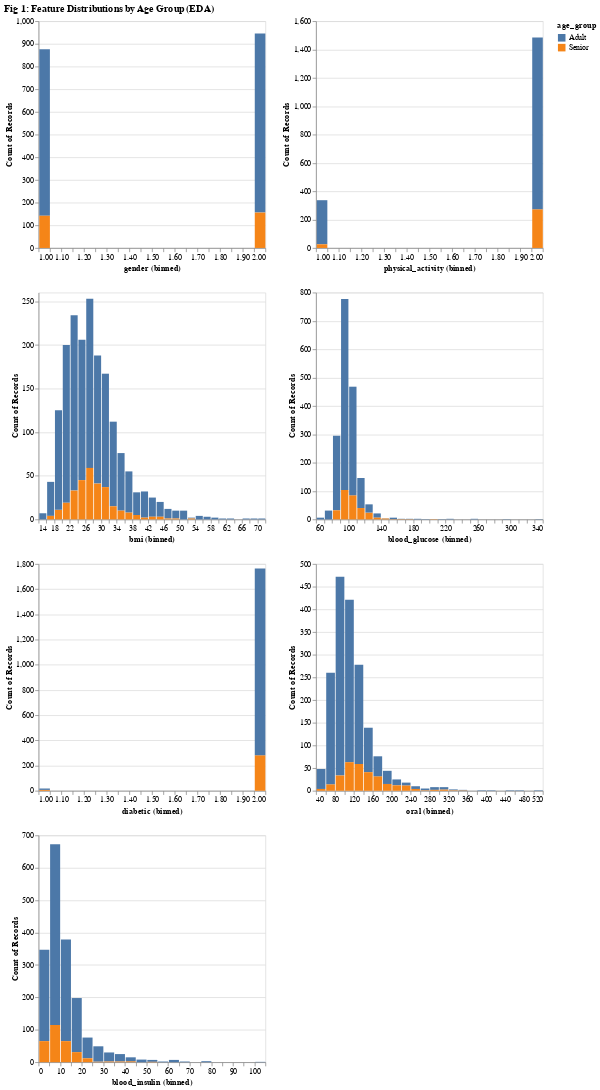

Notebook code for this chart:
### Markdown cell above
### 3.5 Visualization for EDA

### Code cell
features = X_train.columns.tolist()

alt.Chart(pd.concat([X_train, y_train], axis = 1)).mark_bar(opacity = 1).encode(
            x=alt.X(alt.repeat()).type('quantitative').bin(maxbins=40).stack(False),
            y='count()',
            color = 'age_group'
        ).repeat(
            features,
            columns = 2
        ).properties(
            title="Fig 1: Feature Distributions by Age Group (EDA)"
        )

### Figure 1 — Vega-Lite specification as saved in the notebook (floating-point values rounded to 4 significant figures; data arrays with more than 128 entries replaced by an {"elided": "..."} marker saying what was removed)
{"config": {"view": {"continuousWidth": 300, "continuousHeight": 300}}, "repeat": ["gender", "physical_activity", "bmi", "blood_glucose", "diabetic", "oral", "blood_insulin"], "spec": {"data": {"name": "data-ee54dd44fd7756d0cc4b81d93af770df"}, "mark": {"type": "bar", "opacity": 1}, "encoding": {"color": {"field": "age_group", "type": "nominal"}, "x": {"bin": {"maxbins": 40}, "field": {"repeat": "repeat"}, "stack": false, "type": "quantitative"}, "y": {"aggregate": "count", "type": "quantitative"}}}, "columns": 2, "title": "Fig 1: Feature Distributions by Age Group (EDA)", "$schema": "https://vega.github.io/schema/vega-lite/v5.20.1.json", "datasets": {"data-ee54dd44fd7756d0cc4b81d93af770df": {"elided": "1822 records"}}}
